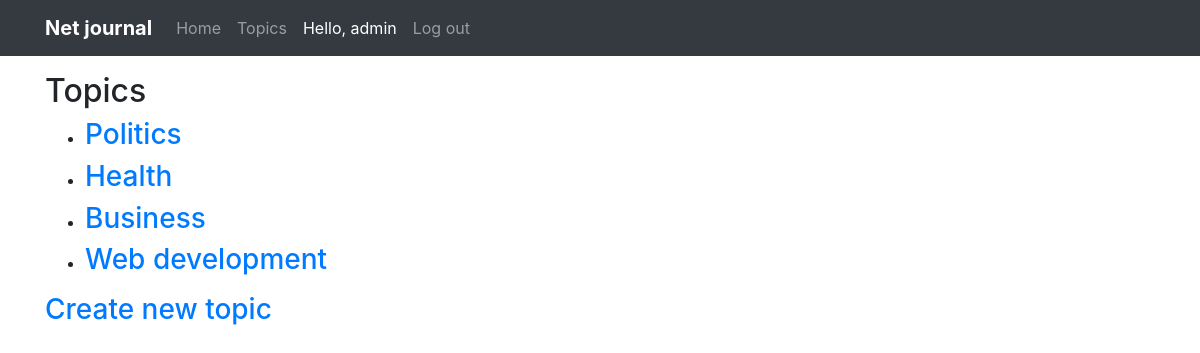
The app's page /topics/ (signed in) with its own data.
### journal_app/models.py (models this page shows)
class Topic (models.Model):
    text = models.CharField(max_length=200)
    date = models.DateTimeField(auto_now_add=True)
    owner = models.ForeignKey(User, on_delete=models.CASCADE)
    def __str__(self):
        return self.text

### journal_app/views.py (the view)
# urls.py: url(r'^topics/$', views.topics, name='topics'), #Topics page
@login_required
def topics(request):
    ordered_topics = Topic.objects.filter(owner=request.user).order_by('date')
    context = {'topics': ordered_topics}
    return render(request, 'journal_app/topics.html', context)

### journal_app/templates/journal_app/topics.html
{% extends 'journal_app/base.html' %}
{% block header %}
  <h2>Topics</h2>
{% endblock header %}
{% block content %}
  <ul>
    {% for topic in topics %}
      <li>
        <h3>
          <a href="{% url 'topic' topic.id %}">{{topic}}</a>
        </h3>
      </li>
    {% empty %}
      <li>There are no topics, add yours here</li>
    {% endfor %}
  </ul>
  <h3><a href="{% url 'create_topic' %}">Create new topic</a></h3>
{% endblock content %}

### journal_app/templates/journal_app/base.html (shortened to what this page needs)
{% load  bootstrap4  %}
<!DOCTYPE html>
<html>
  <head>
    {% bootstrap_css %}
  </head>
  <body>
    <nav class="navbar navbar-expand-sm navbar-dark bg-dark">
      <div class="container">
      <a class="navbar-brand font-weight-bold" href="{% url 'index' %}">Net journal</a>
      <div class="collapse navbar-collapse" id="collapsibleNavId">
        <ul class="navbar-nav mr-auto mt-2 mt-lg-0">
          <li class="nav-item">
            <a class="nav-link" href="{% url 'index' %}">Home <span class="sr-only">(current)</span></a>
          </li>
          <li class="nav-item">
            <a class="nav-link" href="{% url 'topics' %}">Topics</a>
          </li>
          {% if user.is_authenticated %}
            <li class="nav-item active"><a class="nav-link" href="#">Hello, {{user.username}}</a></li>
            <li class="nav-item"><a class="nav-link" href="{% url 'logout' %}">Log out</a></li>
          {% else %}
            <li class="nav-item"><a class="nav-link" href="{% url 'register' %}">Register</a></li>
            <li class="nav-item"><a class="nav-link" href="{% url 'login' %}">Log in</a></li>
          {% endif %}
      </div>
      </div>
    </nav>
  <main class="container">
    <div class="page-header pt-3">
      {% block header %}{% endblock header %}
    </div>
    <div>
      {% block content %}{% endblock content %}
    </div>
  </main>
</body>
</html>

### records on screen
Topic: text "Politics"
Topic: text "Health"
Topic: text "Business"
Topic: text "Web development"

### other values on screen
{{ user.username }} "admin"
